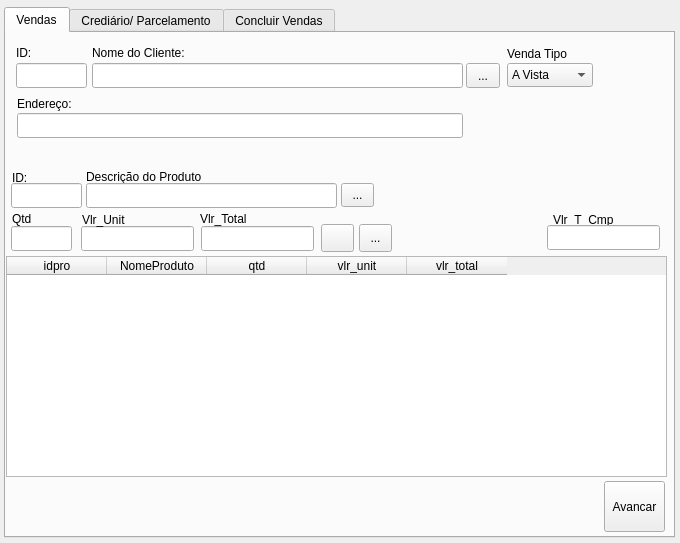
<ui version="4.0" >
 <class>Form</class>
 <widget class="QWidget" name="Form" >
  <property name="geometry" >
   <rect>
    <x>0</x>
    <y>0</y>
    <width>680</width>
    <height>543</height>
   </rect>
  </property>
  <property name="minimumSize" >
   <size>
    <width>680</width>
    <height>543</height>
   </size>
  </property>
  <property name="maximumSize" >
   <size>
    <width>680</width>
    <height>543</height>
   </size>
  </property>
  <property name="windowTitle" >
   <string>Form</string>
  </property>
  <widget class="QTabWidget" name="tabWidget" >
   <property name="geometry" >
    <rect>
     <x>4</x>
     <y>7</y>
     <width>671</width>
     <height>531</height>
    </rect>
   </property>
   <property name="currentIndex" >
    <number>0</number>
   </property>
   <widget class="QWidget" name="tab" >
    <attribute name="title" >
     <string>Vendas</string>
    </attribute>
    <widget class="QLineEdit" name="edt_vlr_unit" >
     <property name="geometry" >
      <rect>
       <x>75</x>
       <y>193</y>
       <width>113</width>
       <height>25</height>
      </rect>
     </property>
    </widget>
    <widget class="QLabel" name="label_6" >
     <property name="geometry" >
      <rect>
       <x>80</x>
       <y>134</y>
       <width>171</width>
       <height>20</height>
      </rect>
     </property>
     <property name="text" >
      <string>Descrição do Produto</string>
     </property>
    </widget>
    <widget class="QLabel" name="label_7" >
     <property name="geometry" >
      <rect>
       <x>6</x>
       <y>176</y>
       <width>31</width>
       <height>20</height>
      </rect>
     </property>
     <property name="text" >
      <string>Qtd</string>
     </property>
    </widget>
    <widget class="QLineEdit" name="edt_vlr_total" >
     <property name="geometry" >
      <rect>
       <x>195</x>
       <y>193</y>
       <width>113</width>
       <height>25</height>
      </rect>
     </property>
    </widget>
    <widget class="QToolButton" name="btn_incluir" >
     <property name="geometry" >
      <rect>
       <x>315</x>
       <y>191</y>
       <width>33</width>
       <height>28</height>
      </rect>
     </property>
     <property name="text" >
      <string/>
     </property>
     <property name="icon" >
      <iconset>../../../../opt/kde/share/icons/crystalsvg/48x48/actions/down.png</iconset>
     </property>
     <property name="shortcut" >
      <string>Ins</string>
     </property>
    </widget>
    <widget class="QLabel" name="label_5" >
     <property name="geometry" >
      <rect>
       <x>6</x>
       <y>135</y>
       <width>31</width>
       <height>20</height>
      </rect>
     </property>
     <property name="text" >
      <string>ID:</string>
     </property>
    </widget>
    <widget class="QToolButton" name="btn_excluir" >
     <property name="geometry" >
      <rect>
       <x>353</x>
       <y>191</y>
       <width>33</width>
       <height>28</height>
      </rect>
     </property>
     <property name="statusTip" >
      <string/>
     </property>
     <property name="text" >
      <string>...</string>
     </property>
     <property name="icon" >
      <iconset>../../../../opt/kde/share/icons/crystalsvg/48x48/actions/up.png</iconset>
     </property>
     <property name="shortcut" >
      <string>Del</string>
     </property>
    </widget>
    <widget class="QLineEdit" name="edt_qtd" >
     <property name="geometry" >
      <rect>
       <x>5</x>
       <y>193</y>
       <width>61</width>
       <height>25</height>
      </rect>
     </property>
     <property name="focusPolicy" >
      <enum>Qt::StrongFocus</enum>
     </property>
    </widget>
    <widget class="QLineEdit" name="edt_idpro" >
     <property name="geometry" >
      <rect>
       <x>5</x>
       <y>150</y>
       <width>71</width>
       <height>25</height>
      </rect>
     </property>
     <property name="whatsThis" >
      <string>&lt;html>&lt;head>&lt;meta name="qrichtext" content="1" />&lt;style type="text/css">
p, li { white-space: pre-wrap; }
&lt;/style>&lt;/head>&lt;body style=" font-family:'Sans Serif'; font-size:9pt; font-weight:400; font-style:normal;">
&lt;p style="-qt-paragraph-type:empty; margin-top:0px; margin-bottom:0px; margin-left:0px; margin-right:0px; -qt-block-indent:0; text-indent:0px;">&lt;/p>&lt;/body>&lt;/html></string>
     </property>
    </widget>
    <widget class="QLineEdit" name="edt_nomepro" >
     <property name="geometry" >
      <rect>
       <x>80</x>
       <y>150</y>
       <width>251</width>
       <height>25</height>
      </rect>
     </property>
     <property name="inputMask" >
      <string/>
     </property>
     <property name="text" >
      <string/>
     </property>
    </widget>
    <widget class="QLabel" name="label_8" >
     <property name="geometry" >
      <rect>
       <x>76</x>
       <y>177</y>
       <width>68</width>
       <height>20</height>
      </rect>
     </property>
     <property name="text" >
      <string>Vlr_Unit</string>
     </property>
    </widget>
    <widget class="QLabel" name="label_9" >
     <property name="geometry" >
      <rect>
       <x>194</x>
       <y>176</y>
       <width>68</width>
       <height>20</height>
      </rect>
     </property>
     <property name="text" >
      <string>Vlr_Total</string>
     </property>
    </widget>
    <widget class="QToolButton" name="btn_findPro" >
     <property name="geometry" >
      <rect>
       <x>335</x>
       <y>150</y>
       <width>33</width>
       <height>24</height>
      </rect>
     </property>
     <property name="text" >
      <string>...</string>
     </property>
     <property name="icon" >
      <iconset>../../../../opt/kde/share/icons/crystalsvg/48x48/apps/kdvi.png</iconset>
     </property>
    </widget>
    <widget class="QLabel" name="label_10" >
     <property name="geometry" >
      <rect>
       <x>547</x>
       <y>177</y>
       <width>91</width>
       <height>20</height>
      </rect>
     </property>
     <property name="text" >
      <string>Vlr_T_Cmp</string>
     </property>
    </widget>
    <widget class="QLineEdit" name="lineEdit_3" >
     <property name="geometry" >
      <rect>
       <x>11</x>
       <y>80</y>
       <width>446</width>
       <height>25</height>
      </rect>
     </property>
    </widget>
    <widget class="QLineEdit" name="lineEdit" >
     <property name="geometry" >
      <rect>
       <x>86</x>
       <y>30</y>
       <width>371</width>
       <height>25</height>
      </rect>
     </property>
    </widget>
    <widget class="QLabel" name="label_2" >
     <property name="geometry" >
      <rect>
       <x>10</x>
       <y>10</y>
       <width>41</width>
       <height>20</height>
      </rect>
     </property>
     <property name="text" >
      <string>ID:</string>
     </property>
    </widget>
    <widget class="QComboBox" name="comboBox" >
     <property name="geometry" >
      <rect>
       <x>501</x>
       <y>30</y>
       <width>86</width>
       <height>24</height>
      </rect>
     </property>
     <property name="minimumContentsLength" >
      <number>0</number>
     </property>
     <item>
      <property name="text" >
       <string>A Vista</string>
      </property>
     </item>
     <item>
      <property name="text" >
       <string>A Prazo</string>
      </property>
     </item>
    </widget>
    <widget class="QToolButton" name="btn_findCli" >
     <property name="geometry" >
      <rect>
       <x>460</x>
       <y>30</y>
       <width>34</width>
       <height>25</height>
      </rect>
     </property>
     <property name="text" >
      <string>...</string>
     </property>
     <property name="icon" >
      <iconset>../../../../opt/kde/share/icons/crystalsvg/48x48/apps/kdvi.png</iconset>
     </property>
    </widget>
    <widget class="QLabel" name="label_3" >
     <property name="geometry" >
      <rect>
       <x>501</x>
       <y>11</y>
       <width>81</width>
       <height>20</height>
      </rect>
     </property>
     <property name="text" >
      <string>Venda Tipo</string>
     </property>
    </widget>
    <widget class="QLabel" name="label" >
     <property name="geometry" >
      <rect>
       <x>86</x>
       <y>10</y>
       <width>131</width>
       <height>20</height>
      </rect>
     </property>
     <property name="text" >
      <string>Nome do Cliente:</string>
     </property>
    </widget>
    <widget class="QLineEdit" name="lineEdit_2" >
     <property name="geometry" >
      <rect>
       <x>10</x>
       <y>30</y>
       <width>71</width>
       <height>25</height>
      </rect>
     </property>
    </widget>
    <widget class="QLabel" name="label_4" >
     <property name="geometry" >
      <rect>
       <x>11</x>
       <y>61</y>
       <width>101</width>
       <height>20</height>
      </rect>
     </property>
     <property name="text" >
      <string>Endereço:</string>
     </property>
    </widget>
    <widget class="QToolButton" name="toolButton" >
     <property name="geometry" >
      <rect>
       <x>598</x>
       <y>448</y>
       <width>61</width>
       <height>51</height>
      </rect>
     </property>
     <property name="layoutDirection" >
      <enum>Qt::LeftToRight</enum>
     </property>
     <property name="text" >
      <string>Avancar</string>
     </property>
     <property name="icon" >
      <iconset>../../../../opt/kde/share/icons/crystalsvg/48x48/actions/forward.png</iconset>
     </property>
     <property name="iconSize" >
      <size>
       <width>32</width>
       <height>32</height>
      </size>
     </property>
    </widget>
    <widget class="QTableWidget" name="grd_vendas" >
     <property name="geometry" >
      <rect>
       <x>0</x>
       <y>223</y>
       <width>661</width>
       <height>221</height>
      </rect>
     </property>
     <property name="frameShape" >
      <enum>QFrame::StyledPanel</enum>
     </property>
     <property name="frameShadow" >
      <enum>QFrame::Sunken</enum>
     </property>
     <property name="gridStyle" >
      <enum>Qt::SolidLine</enum>
     </property>
     <column>
      <property name="text" >
       <string>idpro</string>
      </property>
     </column>
     <column>
      <property name="text" >
       <string>NomeProduto</string>
      </property>
     </column>
     <column>
      <property name="text" >
       <string>qtd</string>
      </property>
     </column>
     <column>
      <property name="text" >
       <string>vlr_unit</string>
      </property>
     </column>
     <column>
      <property name="text" >
       <string>vlr_total</string>
      </property>
     </column>
    </widget>
    <widget class="QLineEdit" name="lineEdit_9" >
     <property name="geometry" >
      <rect>
       <x>541</x>
       <y>192</y>
       <width>113</width>
       <height>25</height>
      </rect>
     </property>
    </widget>
   </widget>
   <widget class="QWidget" name="tab_2" >
    <attribute name="title" >
     <string>Crediário/ Parcelamento</string>
    </attribute>
   </widget>
   <widget class="QWidget" name="tab_3" >
    <attribute name="title" >
     <string>Concluir Vendas</string>
    </attribute>
   </widget>
  </widget>
 </widget>
 <tabstops>
  <tabstop>tabWidget</tabstop>
  <tabstop>lineEdit_2</tabstop>
  <tabstop>lineEdit</tabstop>
  <tabstop>btn_findCli</tabstop>
  <tabstop>comboBox</tabstop>
  <tabstop>lineEdit_3</tabstop>
  <tabstop>edt_idpro</tabstop>
  <tabstop>edt_nomepro</tabstop>
  <tabstop>btn_findPro</tabstop>
  <tabstop>edt_qtd</tabstop>
  <tabstop>edt_vlr_unit</tabstop>
  <tabstop>edt_vlr_total</tabstop>
  <tabstop>btn_incluir</tabstop>
  <tabstop>btn_excluir</tabstop>
  <tabstop>lineEdit_9</tabstop>
  <tabstop>grd_vendas</tabstop>
  <tabstop>toolButton</tabstop>
 </tabstops>
 <includes/>
 <resources/>
 <connections/>
 <designerdata>
  <property name="gridDeltaX" >
   <number>10</number>
  </property>
  <property name="gridDeltaY" >
   <number>10</number>
  </property>
  <property name="gridSnapX" >
   <bool>true</bool>
  </property>
  <property name="gridSnapY" >
   <bool>true</bool>
  </property>
  <property name="gridVisible" >
   <bool>true</bool>
  </property>
 </designerdata>
</ui>
